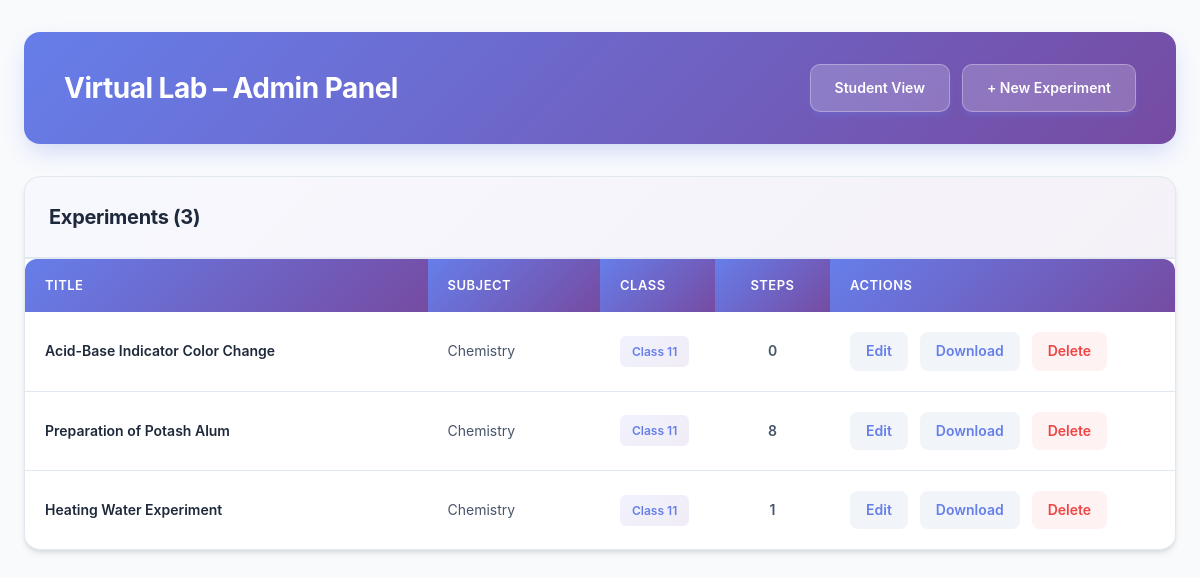
Page /admin/index.php on the earlier database version.
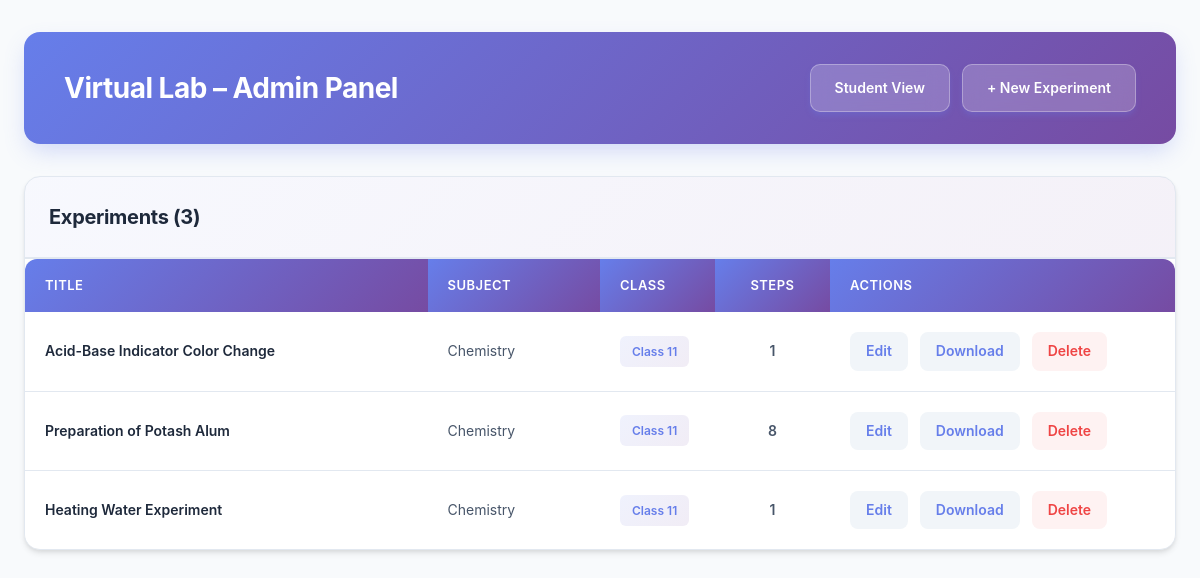
Same page on the later database version.
### tables this page shows
CREATE TABLE experiments (
    id VARCHAR(50) PRIMARY KEY,
    title VARCHAR(255) NOT NULL,
    subject VARCHAR(50) NOT NULL,
    class VARCHAR(10) NOT NULL,
    config_json TEXT NOT NULL,
    created_at DATETIME DEFAULT CURRENT_TIMESTAMP,
    updated_at DATETIME DEFAULT CURRENT_TIMESTAMP
);

### admin/config/database.php (called while the page is built, shortened)
<?php
function getDBConnection() {
    try {
        if (DB_TYPE === 'sqlite') {
            $dbPath = DB_SQLITE_PATH;
            try {
                $db = new PDO('sqlite:' . $dbPath);
                $db->setAttribute(PDO::ATTR_ERRMODE, PDO::ERRMODE_EXCEPTION);
                return $db;
            } catch (PDOException $e) {
                throw new Exception("Failed to create SQLite database: " . $e->getMessage() . " (Path: " . $dbPath . ")");
            }
        }
    } catch (PDOException $e) {
        throw new Exception("Database connection failed: " . $e->getMessage());
    } catch (Exception $e) {
        throw $e;
    }
}

### admin/classes/Database.php (called while the page is built, shortened)
<?php
require_once __DIR__ . '/../config/database.php';
class Database {
    private $db;
    public function __construct() {
        $this->db = getDBConnection();
    }
    private function initTables() {
        try {
            $schemaFile = __DIR__ . '/../config/schema.sql';
            $sql = file_get_contents($schemaFile);
            if (DB_TYPE === 'sqlite') {
                $statements = explode(';', $sql);
                foreach ($statements as $statement) {
                    $statement = trim($statement);
                    if (!empty($statement) && !preg_match('/^\s*--/', $statement)) {
                        try {
                            $this->db->exec($statement);
                        } catch (PDOException $e) {
                            if (strpos($e->getMessage(), 'already exists') === false) {
                                error_log('Schema execution error: ' . $e->getMessage());
                            }
                        }
                    }
                }
            } else {
                try {
                    $this->db->exec($sql);
                } catch (PDOException $e) {
                    error_log('Schema execution error: ' . $e->getMessage());
                }
            }
        } catch (Exception $e) {
            error_log('initTables error: ' . $e->getMessage());
        }
    }
    public function getAllExperiments() {
        try {
            if (DB_TYPE === 'sqlite') {
                $checkStmt = $this->db->query("SELECT name FROM sqlite_master WHERE type='table' AND name='experiments'");
                $tableExists = $checkStmt->fetch() !== false;
            } else {
                $checkStmt = $this->db->query("SHOW TABLES LIKE 'experiments'");
                $tableExists = $checkStmt->rowCount() > 0;
            }
            $stmt = $this->db->query("SELECT * FROM experiments ORDER BY created_at DESC");
            $experiments = $stmt->fetchAll(PDO::FETCH_ASSOC);
            foreach ($experiments as &$exp) {
                try {
                    $stepStmt = $this->db->prepare("
                        SELECT COUNT(*) as count FROM experiment_steps WHERE experiment_id = ?
                    ");
                    $stepStmt->execute([$exp['id']]);
                    $stepCount = $stepStmt->fetch(PDO::FETCH_ASSOC);
                    $exp['step_count'] = $stepCount['count'] ?? 0;
                } catch (PDOException $e) {
                    $exp['step_count'] = 0;
                }
            }
            return $experiments;
        } catch (PDOException $e) {
            error_log('getAllExperiments error: ' . $e->getMessage());
            return [];
        } catch (Exception $e) {
            error_log('getAllExperiments error: ' . $e->getMessage());
            return [];
        }
    }
}

### admin/index.php (the view, shortened to what this page needs)
<?php
require_once __DIR__ . '/classes/Database.php';
$db = new Database();
$experiments = $db->getAllExperiments();
?>
<!DOCTYPE html>
<html lang="en">
<head>
    <link rel="stylesheet" href="css/admin.css?v=<?= time() ?>">
</head>
<body>
    <div class="container">
        <div class="header">
            <h1>Virtual Lab – Admin Panel</h1>
            <div style="display: flex; gap: 12px; align-items: center;">
                <a class="btn" href="../" style="text-decoration: none;">Student View</a>
                <a class="btn" href="create.php" style="text-decoration: none;">+ New Experiment</a>
            </div>
        </div>
        <?php if (empty($experiments)): ?>
        <div class="card" style="text-align: center; padding: 80px 40px;">
            <div style="margin-bottom: 24px; opacity: 0.5;">
                <svg width="80" height="80" viewBox="0 0 24 24" fill="none" stroke="currentColor" stroke-width="2" style="color: #64748b; margin: 0 auto;">
                    <path d="M14 2H6a2 2 0 0 0-2 2v16a2 2 0 0 0 2 2h12a2 2 0 0 0 2-2V8z"></path>
                    <polyline points="14 2 14 8 20 8"></polyline>
                    <line x1="12" y1="18" x2="12" y2="12"></line>
                    <line x1="9" y1="15" x2="15" y2="15"></line>
                </svg>
            </div>
            <p style="color: #64748b; font-size: 16px; margin-bottom: 24px; line-height: 1.6;">No experiments yet. Create your first experiment to get started.</p>
            <a class="btn" href="create.php" style="text-decoration: none;">Create First Experiment</a>
        </div>
        <?php else: ?>
        <div class="card" style="padding: 0; overflow: hidden;">
            <div style="padding: 24px; border-bottom: 2px solid #e2e8f0; background: linear-gradient(135deg, rgba(102, 126, 234, 0.05) 0%, rgba(118, 75, 162, 0.08) 100%);">
                <h2 style="margin: 0; font-size: 20px; color: #1e293b; font-weight: 700;">Experiments (<?= count($experiments) ?>)</h2>
            </div>
            <div style="overflow-x: auto;">
                <table>
                    <thead>
                        <tr>
                            <th style="width: 35%;">Title</th>
                            <th style="width: 15%;">Subject</th>
                            <th style="width: 10%;">Class</th>
                            <th style="width: 10%; text-align: center;">Steps</th>
                            <th style="width: 30%;">Actions</th>
                        </tr>
                    </thead>
                    <tbody>
                        <?php foreach ($experiments as $exp): ?>
                        <tr>
                            <td style="font-weight: 600; color: #1e293b;"><?= htmlspecialchars($exp['title']) ?></td>
                            <td style="color: #475569;"><?= htmlspecialchars($exp['subject']) ?></td>
                            <td style="color: #64748b;">
                                <?php if (!empty($exp['class'])): ?>
                                    <span style="display: inline-block; padding: 6px 12px; background: linear-gradient(135deg, rgba(102, 126, 234, 0.1) 0%, rgba(118, 75, 162, 0.1) 100%); border-radius: 6px; font-size: 12px; font-weight: 600; color: #667eea;">Class <?= htmlspecialchars($exp['class']) ?></span>
                                <?php else: ?>
                                    <span style="color: #94a3b8;">—</span>
                                <?php endif; ?>
                            </td>
                            <td style="text-align: center; color: #475569; font-weight: 600;"><?= $exp['step_count'] ?? 0 ?></td>
                            <td>
                                <div class="actions">
                                    <a href="edit.php?id=<?= $exp['id'] ?>" style="text-decoration: none;">Edit</a>
                                    <a href="download.php?id=<?= $exp['id'] ?>" style="text-decoration: none;">Download</a>
                                    <a class="danger" href="delete.php?id=<?= $exp['id'] ?>" onclick="return confirm('Are you sure you want to delete this experiment?')" style="text-decoration: none;">Delete</a>
                                </div>
                            </td>
                        </tr>
                        <?php endforeach; ?>
                    </tbody>
                </table>
            </div>
        </div>
        <?php endif; ?>
    </div>
</body>
</html>

### admin/css/admin.css (style rules this page uses)
* { margin: 0; padding: 0; box-sizing: border-box; }
body { font-family: 'Inter', -apple-system, BlinkMacSystemFont, 'Segoe UI', Roboto, 'Helvetica Neue', Arial, sans-serif; background: #f8fafc; min-height: 100vh; padding: 0; color: #1e293b; line-height: 1.6; -webkit-font-smoothing: antialiased; -moz-osx-font-smoothing: grayscale; }
.container { max-width: 1400px; margin: 0 auto; padding: 32px 24px; }
.header { background: linear-gradient(135deg, #667eea 0%, #764ba2 100%); padding: 32px 40px; border-radius: 16px; margin-bottom: 32px; box-shadow: 0 10px 25px -5px rgba(102, 126, 234, 0.3); display: flex; justify-content: space-between; align-items: center; color: white; }
.header h1 { color: white; font-size: 28px; font-weight: 700; margin: 0; letter-spacing: -0.5px; }
.header .btn { background: rgba(255, 255, 255, 0.2); backdrop-filter: blur(10px); border: 1px solid rgba(255, 255, 255, 0.3); }
h2 { color: #0f172a; font-size: 24px; font-weight: 700; margin-bottom: 24px; letter-spacing: -0.3px; }
.card { background: white; border-radius: 16px; padding: 40px; box-shadow: 0 4px 6px -1px rgba(0, 0, 0, 0.1), 0 2px 4px -1px rgba(0, 0, 0, 0.06); margin-bottom: 24px; width: 100%; box-sizing: border-box; border: 1px solid #e2e8f0; }
.btn { display: inline-flex; align-items: center; gap: 8px; background: linear-gradient(135deg, #667eea 0%, #764ba2 100%); color: white; padding: 12px 24px; text-decoration: none; border-radius: 10px; font-size: 14px; font-weight: 600; border: none; cursor: pointer; transition: all 0.3s cubic-bezier(0.4, 0, 0.2, 1); box-shadow: 0 4px 6px -1px rgba(102, 126, 234, 0.3); }
.danger { color: #ef4444; text-decoration: none; font-size: 14px; font-weight: 500; }
table { width: 100%; background: white; border-collapse: collapse; border-radius: 12px; overflow: hidden; box-shadow: 0 4px 6px -1px rgba(0, 0, 0, 0.1); }
th { background: linear-gradient(135deg, #667eea 0%, #764ba2 100%); padding: 16px 20px; text-align: left; font-weight: 600; color: white; font-size: 13px; text-transform: uppercase; letter-spacing: 0.5px; }
td { padding: 20px; border-bottom: 1px solid #e2e8f0; font-size: 14px; vertical-align: middle; }
tr:last-child td { border-bottom: none; }
.actions { display: flex; gap: 12px; align-items: center; justify-content: flex-start; flex-wrap: wrap; }
.actions a { color: #667eea; text-decoration: none; font-size: 14px; font-weight: 600; padding: 8px 16px; border-radius: 8px; transition: all 0.2s; display: inline-block; background: #f1f5f9; }
.actions .danger { color: #ef4444; background: #fef2f2; }

Differences in the rows shown:
changed experiments "Acid-Base Indicator Color Change": step_count "0" → "1"
